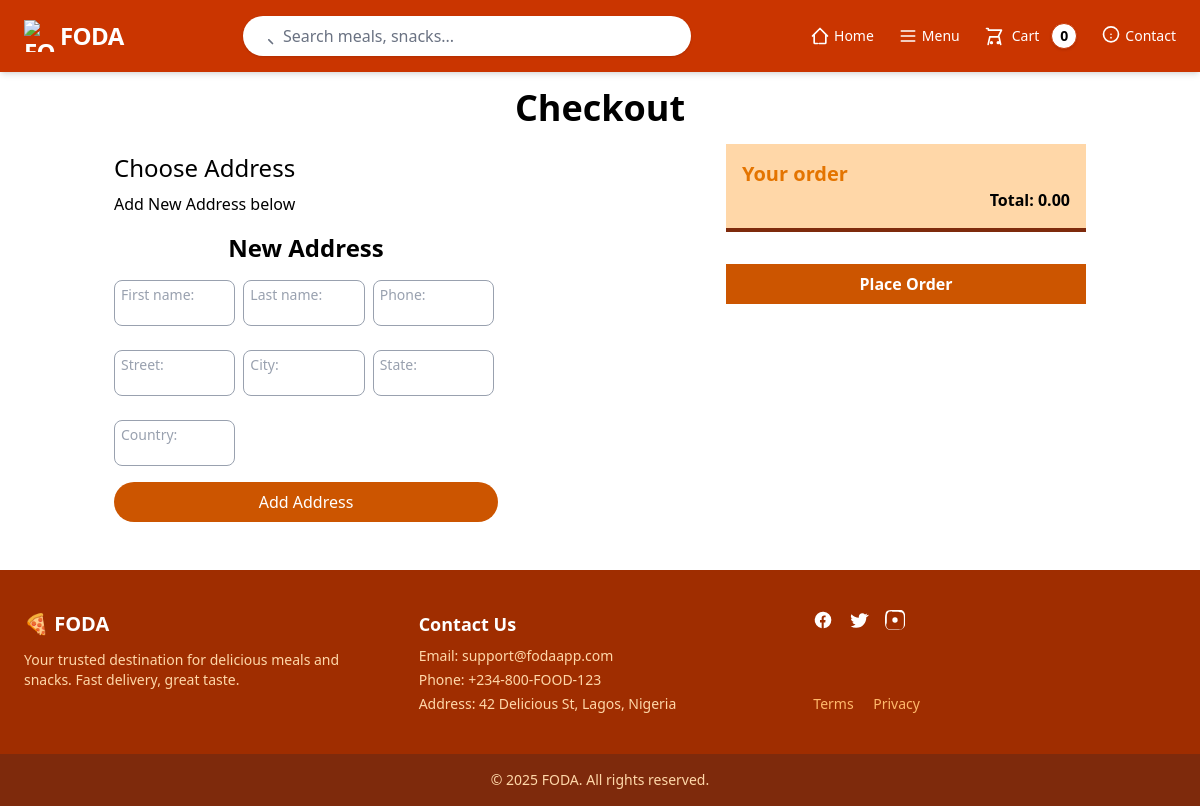
Before: /cart/checkout/ (signed in) with the older database file.
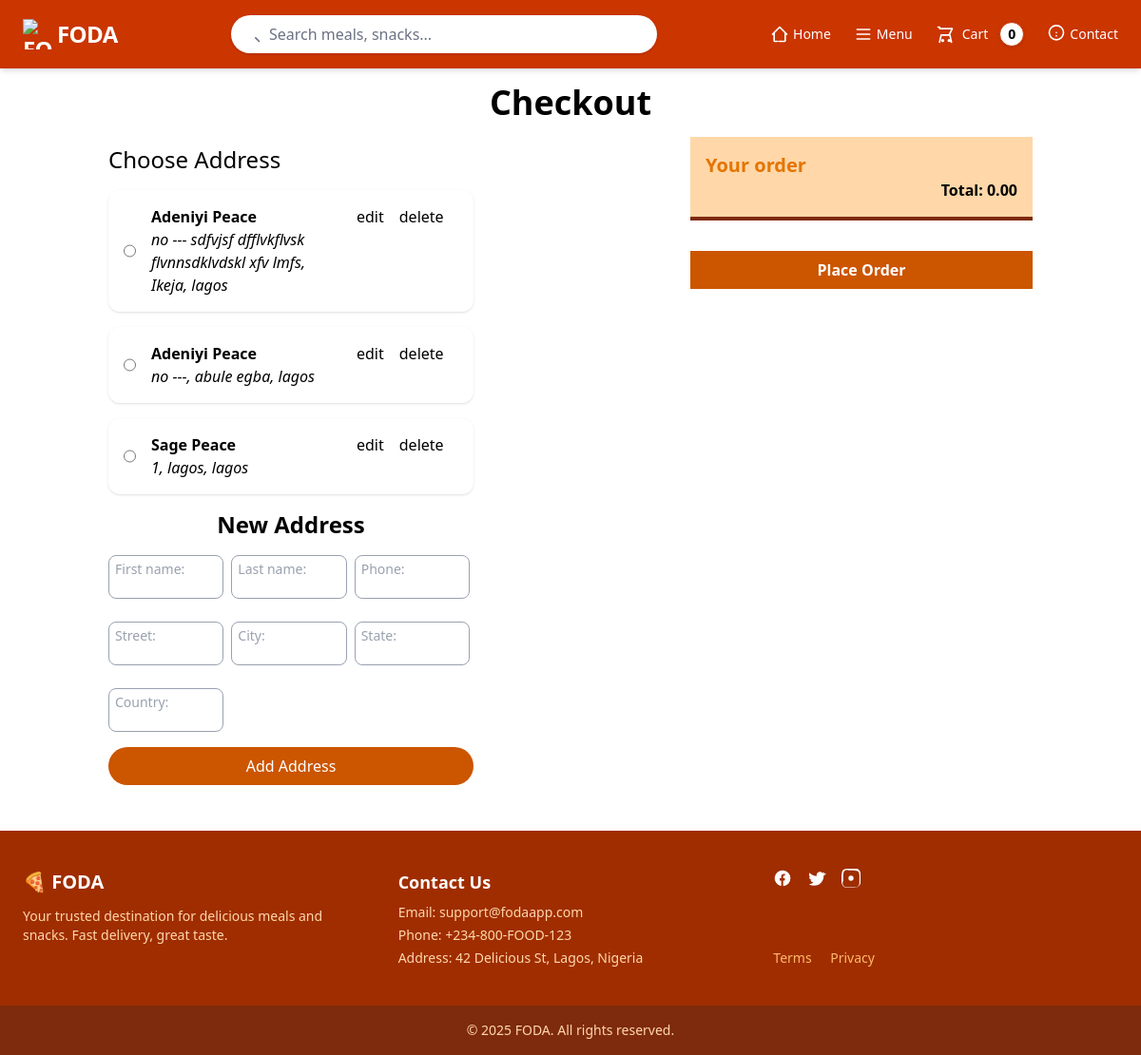
After: the same page with the newer database file.
### user/models.py (models this page shows, shortened)
class Address(models.Model):
    user = models.ForeignKey(User, related_name="address", on_delete=models.CASCADE)
    first_name = models.CharField(max_length=50)
    last_name = models.CharField(max_length=50)
    full_name = models.CharField(max_length=100)
    phone = PhoneNumberField(region="NG", null=True)
    street = models.CharField( max_length=50,)
    city = models.CharField( max_length=50)
    state = models.CharField(max_length=50)
    country = models.CharField( max_length=50)
    class Meta:
        verbose_name = "Address"
        verbose_name_plural = "Addresses"

### cart/views.py (the view, shortened to what this page needs)
# urls.py: path("checkout/", views.checkout, name = "checkout"),
@login_required
def checkout(request):
    user = request.user
    addresses = Address.objects.filter(user=user)
    form = Addressform()
    cart = Cart(request)
    context = {
        "addresses":addresses,
        "form":form,
    }
    return render(request, "cart/checkout.html", context)

### user/forms.py
class Addressform(forms.ModelForm):
    class Meta:
        model = Address
        exclude =["user", "full_name"]

### cart/cart.py (called while the page is built, shortened)
    def cart_total(self):
        food_ids = self.cart.keys()
        foods = Food.objects.filter(id__in=food_ids)
        total = Decimal('0.00')
        return total

    def __len__(self):
        return len(self.cart)

### cart/context_processors.py (called while the page is built)
def cart(request):
    return{
        'cart': Cart(request)
    }

### cart/templates/cart/checkout.html (shortened to what this page needs)
{% extends "base.html" %}
{% block content %}
<section>
    <h1 class="text-4xl font-semibold text-center my-4">Checkout</h1>
    <div class="flex justify-around max-md:flex-col-reverse max-md:px-8">
        <div>
            <div>
                <h2 class="text-2xl my-2">Choose Address</h2>
                <form action="" method="post" id="form-1">
                    <ul id="address-list" class="max-md:text-center">
                        {% for address in addresses %}
                        <li class="flex gap-4 my-4 p-4 shadow max-md:px-8 hover:cursor-pointer hover:ring-burntOrange-500 hover:ring-2 rounded-xl max-md:inline-flex max-md:text-left">
                            <input type="radio" name="address_id" value="{{address.id}}" required >
                            <div class="w-[200px]">
                                <h1 class="font-bold">{{address.full_name}}</h1>
                                <address>{{address.street}}, {{address.city}}, {{address.state}}</address>
                            </div>
                            <div class="flex gap-4">
                                <p>edit</p>
                                <a class="delete-address" href="{% url "delete_checkout_address" address.id %}">delete</a>
                            </div>
                        </li>
                        {% empty %}
                        Add New Address below
                        {% endfor %}
                    </ul>
                </form>
            </div>
            <h2 class="text-2xl text-center my-4 font-semibold">New Address</h1>
            <form action="" method="post" class="w-full form-control relative" id="add_address">
                <div class="grid grid-cols-3 gap-2 w-[380px] max-md:w-full">
                    {% for form in form  %}
                    <div class="form-div">
                        {{form.label_tag}}
                        {{form}}
                    </div>
                    {% endfor %}
                </div>
                <button type="submit" class="btn-primary px-4 py-2">Add Address</button>
            </form>
        </div>
        <div >
            <div class="bg-orange-200 border-b-4 border-orange-900 p-4 md:min-w-90">
                <h1 class="text-xl font-semibold text-burntOrange-600">Your order</h1>
                <div class="text-right font-bold">
                    Total: {{cart.cart_total}}
                </div>
            </div>
            <button type="submit" form="form-1" class="btn-primary py-2 w-full font-semibold mt-8 max-md:hidden">Place Order</button>
        </div>
    </div>
</section>
{% endblock content %}

Changed rows visible on the page:
added Address: full_name "Adeniyi Peace", street "no --- sdfvjsf dfflvkflvsk flvnnsdklvdskl xfv lmfs", city "Ikeja", state "lagos"
added Address: full_name "Adeniyi Peace", street "no ---", city "abule egba", state "lagos"
added Address: full_name "Sage Peace", street "1", city "lagos", state "lagos"
Other visible differences:
text no longer shown: "Add New Address below"
